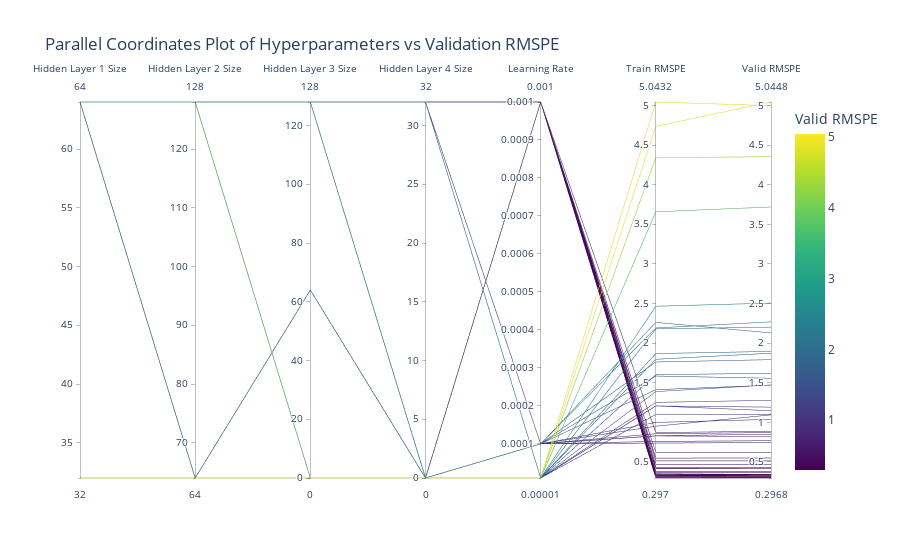

Notebook code for this chart:
### Code cell
import plotly.express as px

fig = px.parallel_coordinates(
    df_mlp_16,
    dimensions=["activation", "hidden_layer_1", "hidden_layer_2", "hidden_layer_3", "hidden_layer_4", "learning_rate_init", "train_rmspe_mean", "valid_rmspe_mean"],
    color="valid_rmspe_mean",
    color_continuous_scale=px.colors.sequential.Viridis,
    labels={
        "activation": "Activation Function",
        "hidden_layer_1": "Hidden Layer 1 Size",
        "hidden_layer_2": "Hidden Layer 2 Size",
        "hidden_layer_3": "Hidden Layer 3 Size",
        "hidden_layer_4": "Hidden Layer 4 Size",
        "learning_rate_init": "Learning Rate",
        "train_rmspe_mean": "Train RMSPE",
        "valid_rmspe_mean": "Valid RMSPE"
    },
    title="Parallel Coordinates Plot of Hyperparameters vs Validation RMSPE"
)

# Show the plot
fig.show()

### Figure 1 — Plotly figure (JSON) as saved in the notebook; plotly's stock layout.template omitted (floating-point values rounded to 4 significant figures)
{"data": [{"dimensions": [{"label": "Hidden Layer 1 Size", "values": [64, 64, 64, 64, 32, 64, 64, 64, 64, 64, 64, 64, 64, 64, 64, 32, 32, 64, 64, 32, 64, 64, 64, 64, 64, 32, 32, 64, 32, 64, 64, 64, 64, 64, 64, 64, 64, 32, 32, 32, 64, 64, 64, 32, 64, 64, 32, 64]}, {"label": "Hidden Layer 2 Size", "values": [128, 128, 64, 128, 64, 64, 128, 128, 128, 128, 128, 128, 128, 64, 64, 64, 64, 128, 128, 64, 128, 128, 128, 128, 128, 64, 64, 128, 64, 64, 128, 128, 128, 128, 128, 128, 128, 64, 64, 64, 128, 64, 128, 64, 128, 128, 64, 64]}, {"label": "Hidden Layer 3 Size", "values": [128, 0, 64, 128, 0, 64, 0, 128, 0, 0, 0, 128, 0, 64, 64, 0, 0, 0, 128, 0, 128, 128, 128, 128, 0, 0, 0, 128, 0, 64, 0, 128, 128, 128, 128, 128, 128, 0, 0, 0, 128, 64, 0, 0, 128, 0, 0, 64]}, {"label": "Hidden Layer 4 Size", "values": [32, 0, 0, 32, 0, 0, 0, 0, 0, 0, 0, 32, 0, 0, 0, 0, 0, 0, 0, 0, 0, 0, 0, 0, 0, 0, 0, 0, 0, 0, 0, 0, 32, 32, 0, 0, 32, 0, 0, 0, 0, 0, 0, 0, 0, 0, 0, 0]}, {"label": "Learning Rate", "values": [1e-05, 0.001, 0.001, 0.001, 1e-05, 0.0001, 0.001, 1e-05, 0.001, 1e-05, 0.001, 1e-05, 0.001, 0.001, 0.001, 0.0001, 0.0001, 1e-05, 0.001, 0.001, 1e-05, 0.001, 0.0001, 0.0001, 0.0001, 0.001, 0.001, 1e-05, 0.0001, 0.0001, 0.001, 0.001, 0.001, 0.0001, 1e-05, 0.001, 0.001, 0.001, 0.0001, 1e-05, 1e-05, 1e-05, 1e-05, 1e-05, 0.0001, 0.001, 0.0001, 0.001]}, {"label": "Train RMSPE", "values": [1.206, 0.3331, 0.3776, 0.3453, 5.043, 2.261, 0.3228, 1.388, 0.4128, 1.868, 0.3087, 2.18, 0.2995, 0.297, 0.3082, 1.762, 0.8297, 3.657, 0.4674, 0.5477, 1.207, 0.331, 0.738, 0.7586, 0.8282, 0.8697, 0.3502, 1.251, 2.191, 1.412, 0.4298, 0.3197, 0.3188, 0.9983, 2.465, 0.5133, 0.4168, 0.3427, 1.584, 4.735, 1.099, 1.6, 1.796, 4.341, 0.9507, 0.6191, 0.8559, 0.3661]}, {"label": "Valid RMSPE", "values": [1.192, 0.3396, 0.3782, 0.3436, 4.998, 2.129, 0.3246, 1.472, 0.4169, 1.895, 0.3097, 2.202, 0.298, 0.2968, 0.3057, 1.791, 0.85, 3.719, 0.468, 0.5503, 1.146, 0.3289, 0.7441, 0.7681, 0.8203, 0.8878, 0.3414, 1.278, 2.268, 1.469, 0.4281, 0.3205, 0.3186, 1.038, 2.505, 0.5123, 0.4158, 0.3416, 1.556, 5.045, 1.102, 1.62, 1.873, 4.354, 1.094, 0.617, 0.871, 0.3651]}], "domain": {"x": [0, 1], "y": [0, 1]}, "line": {"color": [1.192, 0.3396, 0.3782, 0.3436, 4.998, 2.129, 0.3246, 1.472, 0.4169, 1.895, 0.3097, 2.202, 0.298, 0.2968, 0.3057, 1.791, 0.85, 3.719, 0.468, 0.5503, 1.146, 0.3289, 0.7441, 0.7681, 0.8203, 0.8878, 0.3414, 1.278, 2.268, 1.469, 0.4281, 0.3205, 0.3186, 1.038, 2.505, 0.5123, 0.4158, 0.3416, 1.556, 5.045, 1.102, 1.62, 1.873, 4.354, 1.094, 0.617, 0.871, 0.3651], "coloraxis": "coloraxis"}, "name": "", "type": "parcoords"}], "layout": {"coloraxis": {"colorbar": {"title": {"text": "Valid RMSPE"}}, "colorscale": [[0, "#440154"], [0.1111, "#482878"], [0.2222, "#3e4989"], [0.3333, "#31688e"], [0.4444, "#26828e"], [0.5556, "#1f9e89"], [0.6667, "#35b779"], [0.7778, "#6ece58"], [0.8889, "#b5de2b"], [1, "#fde725"]]}, "legend": {"tracegroupgap": 0}, "title": {"text": "Parallel Coordinates Plot of Hyperparameters vs Validation RMSPE"}}}
